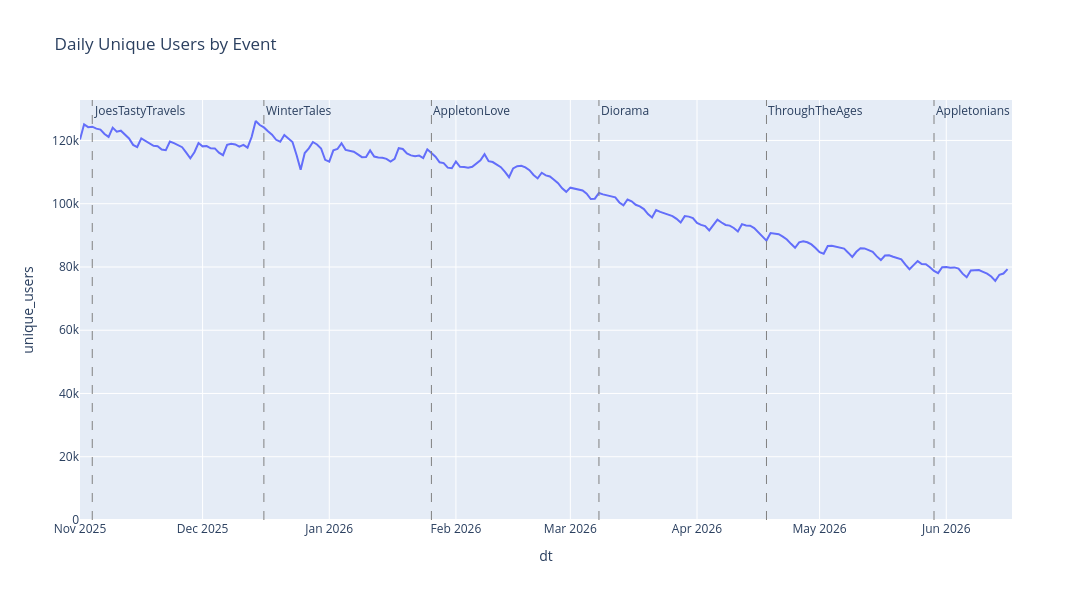

The code cell stored with this chart in its notebook:
### Code cell
# hide-output
# Line chart of overall daily unique users across all events
fig = px.line(daily_users, 
              x='dt', 
              y='unique_users',
              title='Daily Unique Users by Event',
              width=1200,
              height=600,
              hover_data={'unique_users': True})

fig = add_vlines_to_figure(fig, vlines_events)

fig.update_yaxes(rangemode='tozero')
fig.show()

### Figure 1 — Plotly figure (JSON) as saved in the notebook; plotly's stock layout.template omitted (floating-point values rounded to 4 significant figures; data arrays with more than 128 entries replaced by an {"elided": "..."} marker saying what was removed)
{"data": [{"hovertemplate": "dt=%{x}<br>unique_users=%{y}<extra></extra>", "legendgroup": "", "line": {"color": "#636efa", "dash": "solid"}, "marker": {"symbol": "circle"}, "mode": "lines", "name": "", "orientation": "v", "showlegend": false, "type": "scatter", "x": {"elided": "228 str values"}, "xaxis": "x", "y": {"elided": "228 int values"}, "yaxis": "y"}], "layout": {"annotations": [{"showarrow": false, "text": "JoesTastyTravels", "x": 1762214400000, "xanchor": "left", "xref": "x", "y": 1, "yanchor": "top", "yref": "y domain"}, {"showarrow": false, "text": "WinterTales", "x": 1765843200000, "xanchor": "left", "xref": "x", "y": 1, "yanchor": "top", "yref": "y domain"}, {"showarrow": false, "text": "AppletonLove", "x": 1769385600000, "xanchor": "left", "xref": "x", "y": 1, "yanchor": "top", "yref": "y domain"}, {"showarrow": false, "text": "Diorama", "x": 1772928000000, "xanchor": "left", "xref": "x", "y": 1, "yanchor": "top", "yref": "y domain"}, {"showarrow": false, "text": "ThroughTheAges", "x": 1776470400000, "xanchor": "left", "xref": "x", "y": 1, "yanchor": "top", "yref": "y domain"}, {"showarrow": false, "text": "Appletonians", "x": 1780012800000, "xanchor": "left", "xref": "x", "y": 1, "yanchor": "top", "yref": "y domain"}], "height": 600, "legend": {"tracegroupgap": 0}, "shapes": [{"line": {"color": "gray", "dash": "dash", "width": 1}, "type": "line", "x0": 1762214400000, "x1": 1762214400000, "xref": "x", "y0": 0, "y1": 1, "yref": "y domain"}, {"line": {"color": "gray", "dash": "dash", "width": 1}, "type": "line", "x0": 1765843200000, "x1": 1765843200000, "xref": "x", "y0": 0, "y1": 1, "yref": "y domain"}, {"line": {"color": "gray", "dash": "dash", "width": 1}, "type": "line", "x0": 1769385600000, "x1": 1769385600000, "xref": "x", "y0": 0, "y1": 1, "yref": "y domain"}, {"line": {"color": "gray", "dash": "dash", "width": 1}, "type": "line", "x0": 1772928000000, "x1": 1772928000000, "xref": "x", "y0": 0, "y1": 1, "yref": "y domain"}, {"line": {"color": "gray", "dash": "dash", "width": 1}, "type": "line", "x0": 1776470400000, "x1": 1776470400000, "xref": "x", "y0": 0, "y1": 1, "yref": "y domain"}, {"line": {"color": "gray", "dash": "dash", "width": 1}, "type": "line", "x0": 1780012800000, "x1": 1780012800000, "xref": "x", "y0": 0, "y1": 1, "yref": "y domain"}], "title": {"text": "Daily Unique Users by Event"}, "width": 1200, "xaxis": {"anchor": "y", "domain": [0, 1], "title": {"text": "dt"}}, "yaxis": {"anchor": "x", "domain": [0, 1], "rangemode": "tozero", "title": {"text": "unique_users"}}}}
